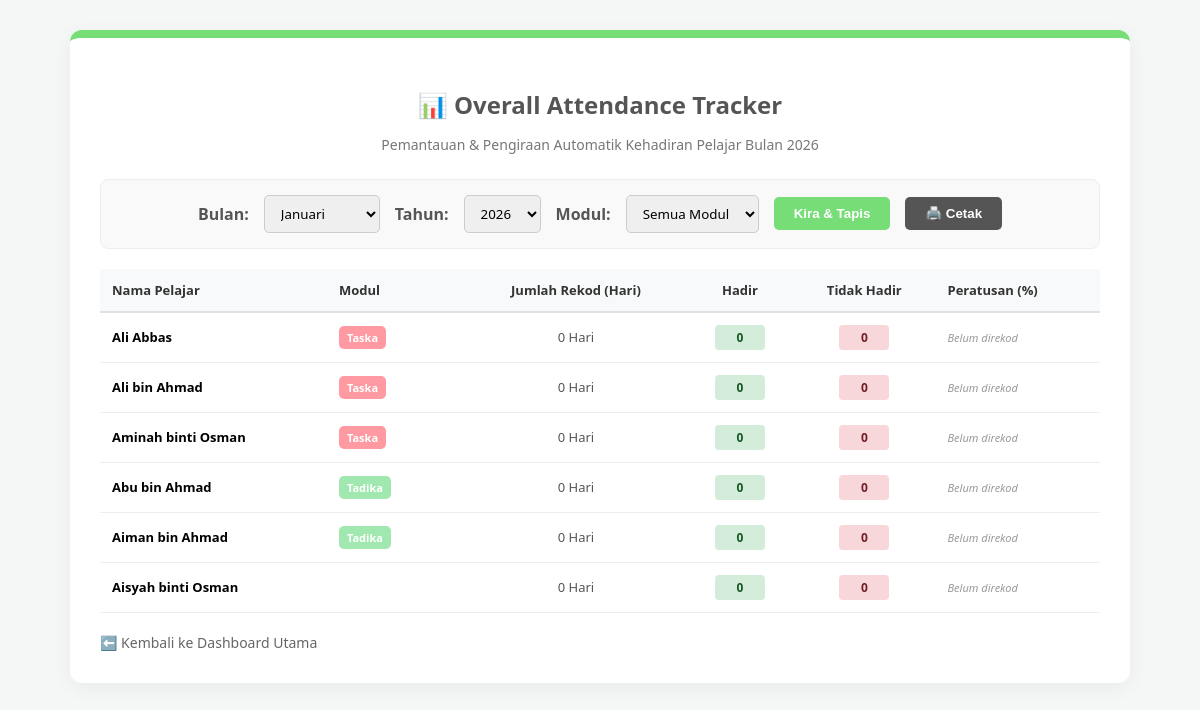
The app's page /senarai_kehadiran.php?month=2026-05-13 (signed in) with its own data.
### tables this page shows
CREATE TABLE `students` (
  `id` INT(11) NOT NULL AUTO_INCREMENT,
  `parent_id` INT(11) NOT NULL,
  `full_name` VARCHAR(100) NOT NULL,
  `mykid_number` VARCHAR(20) NOT NULL,
  `module` ENUM('Taska','Tadika','KAFA Care') NOT NULL,
  `health_record` TEXT DEFAULT NULL,
  `allergies` TEXT DEFAULT NULL,
  `status` ENUM('Active','Graduated','Withdrawn') DEFAULT 'Active',
  `created_at` TIMESTAMP NOT NULL DEFAULT CURRENT_TIMESTAMP,
  PRIMARY KEY (`id`),
  KEY `parent_id` (`parent_id`),
  CONSTRAINT `students_ibfk_1` FOREIGN KEY (`parent_id`) REFERENCES `parents` (`id`) ON DELETE CASCADE
);

### senarai_kehadiran.php (the view, shortened to what this page needs)
<?php
require 'db.php';
$filter_month = isset($_GET['month']) ? $_GET['month'] : date('m');
$filter_year = isset($_GET['year']) ? $_GET['year'] : date('Y');
$sql = "SELECT
            s.id,
            s.full_name,
            s.module,
            COUNT(a.id) AS total_days,
            SUM(CASE WHEN a.status = 'Present' THEN 1 ELSE 0 END) AS total_present,
            SUM(CASE WHEN a.status = 'Absent' THEN 1 ELSE 0 END) AS total_absent
        FROM students s
        LEFT JOIN attendance a ON s.id = a.student_id
            AND MONTH(a.date) = '$filter_month'
            AND YEAR(a.date) = '$filter_year'
        WHERE s.status = 'Active'";
$sql .= " GROUP BY s.id ORDER BY s.module, s.full_name ASC";
$result = $conn->query($sql);
$bulan_melayu = [
    '01' => 'Januari', '02' => 'Februari', '03' => 'Mac', '04' => 'April',
    '05' => 'Mei', '06' => 'Jun', '07' => 'Julai', '08' => 'Ogos',
    '09' => 'September', '10' => 'Oktober', '11' => 'November', '12' => 'Disember'
];
?>
<!DOCTYPE html>
<html lang="ms">
<head>
</head>
<body>
    <div class="container">
        <h2>📊 Overall Attendance Tracker</h2>
        <p class="subtitle">Pemantauan & Pengiraan Automatik Kehadiran Pelajar Bulan <?php echo $bulan_melayu[$filter_month]; ?> <?php echo $filter_year; ?></p>
        <form method="GET" action="senarai_kehadiran.php" class="filter-form">
            <label style="font-weight:bold; color:#555;">Bulan:</label>
            <select name="month">
                <?php foreach($bulan_melayu as $num => $name): ?>
                    <option value="<?php echo $num; ?>" <?php if($filter_month == $num) echo 'selected'; ?>><?php echo $name; ?></option>
                <?php endforeach; ?>
            </select>
            <label style="font-weight:bold; color:#555;">Tahun:</label>
            <select name="year">
                <?php for($y = 2024; $y <= date('Y')+1; $y++): ?>
                    <option value="<?php echo $y; ?>" <?php if($filter_year == $y) echo 'selected'; ?>><?php echo $y; ?></option>
                <?php endfor; ?>
            </select>
            <label style="font-weight:bold; color:#555;">Modul:</label>
            <select name="module">
                <option value="">Semua Modul</option>
            </select>
            <button type="submit" class="btn-filter">Kira & Tapis</button>
            <button type="button" onclick="window.print()" class="btn-filter" style="background: #555;">🖨️ Cetak</button>
        </form>
        <table>
            <thead>
                <tr>
                    <th>Nama Pelajar</th>
                    <th>Modul</th>
                    <th style="text-align:center;">Jumlah Rekod (Hari)</th>
                    <th style="text-align:center;">Hadir</th>
                    <th style="text-align:center;">Tidak Hadir</th>
                    <th>Peratusan (%)</th>
                </tr>
            </thead>
            <tbody>
                <?php if ($result->num_rows > 0): ?>
                    <?php while($row = $result->fetch_assoc()):
                        $tagClass = 'tag-' . strtolower(str_replace(' ', '', $row['module'] ?? ''));
                        $total_days = $row['total_days'];
                        $total_present = $row['total_present'] ?? 0;
                        $total_absent = $row['total_absent'] ?? 0;
                        $percentage = 0;
                        $barColor = '#2ecc71';
                        if ($percentage < 80) $barColor = '#f1c40f';
                        if ($percentage < 60) $barColor = '#e74c3c';
                    ?>
                        <tr>
                            <td style="font-weight:600;"><?php echo htmlspecialchars($row['full_name']); ?></td>
                            <td><span class="tag <?php echo $tagClass; ?>"><?php echo htmlspecialchars($row['module']); ?></span></td>
                            <td style="text-align:center; color:#555;"><?php echo $total_days; ?> Hari</td>
                            <td style="text-align:center;">
                                <span class="stat-box stat-present"><?php echo $total_present; ?></span>
                            </td>
                            <td style="text-align:center;">
                                <span class="stat-box stat-absent"><?php echo $total_absent; ?></span>
                            </td>
                            <td>
                                <?php if($total_days > 0): ?>
                                    <div class="progress-container">
                                        <div class="progress-bar" style="width: <?php echo $percentage; ?>%; background-color: <?php echo $barColor; ?>;"></div>
                                    </div>
                                    <span class="perc-text" style="color: <?php echo $barColor; ?>;"><?php echo $percentage; ?>%</span>
                                <?php else: ?>
                                    <span style="color:#999; font-style:italic; font-size:11px;">Belum direkod</span>
                                <?php endif; ?>
                            </td>
                        </tr>
                    <?php endwhile; ?>
                <?php else: ?>
                    <tr><td colspan="6" style="text-align:center; padding:30px; color:#999;">Tiada rekod pelajar aktif ditemui.</td></tr>
                <?php endif; ?>
            </tbody>
        </table>
        <a href="home.php" class="btn-back">⬅️ Kembali ke Dashboard Utama</a>
    </div>
</body>
</html>

### senarai_kehadiran.php (style rules this page uses)
body { font-family: 'Segoe UI', sans-serif; background-color: #f4f7f6; padding: 30px; margin: 0; }
.container { background: white; padding: 30px; border-radius: 12px; box-shadow: 0 5px 20px rgba(0,0,0,0.05); width: 100%; max-width: 1000px; margin: 0 auto; border-top: 8px solid #77dd77; }
h2 { color: #555; margin-bottom: 5px; text-align: center; }
p.subtitle { text-align: center; color: #777; margin-bottom: 25px; font-size: 14px; }
.filter-form { background: #f9f9f9; padding: 15px; border-radius: 8px; border: 1px solid #eee; display: flex; gap: 15px; align-items: center; justify-content: center; margin-bottom: 20px; }
select { padding: 8px 12px; border-radius: 5px; border: 1px solid #ccc; font-family: inherit; }
.btn-filter { background: #77dd77; color: white; border: none; padding: 9px 20px; border-radius: 5px; font-weight: bold; cursor: pointer; }
table { width: 100%; border-collapse: collapse; font-size: 13px; }
th { background-color: #f8f9fa; padding: 12px; text-align: left; border-bottom: 2px solid #dee2e6; color: #333; }
td { padding: 12px; border-bottom: 1px solid #eee; vertical-align: middle; }
.tag { padding: 4px 8px; border-radius: 5px; font-size: 11px; color: white; font-weight: bold; }
.tag-taska { background: #ff9aa2; }
.tag-tadika { background: #a0e8af; }
.stat-box { display: inline-block; padding: 4px 10px; border-radius: 4px; font-weight: bold; font-size: 12px; text-align: center; min-width: 30px; }
.stat-present { background: #d4edda; color: #155724; }
.stat-absent { background: #f8d7da; color: #721c24; }
.btn-back { display: inline-block; margin-top: 20px; text-decoration: none; color: #666; font-size: 14px; }

### records on screen
students: full_name "Ali Abbas", module "Taska", total_days "0", total_present "0", total_absent "0"
students: full_name "Ali bin Ahmad", module "Taska", total_days "0", total_present "0", total_absent "0"
students: full_name "Aminah binti Osman", module "Taska", total_days "0", total_present "0", total_absent "0"
students: full_name "Abu bin Ahmad", module "Tadika", total_days "0", total_present "0", total_absent "0"
students: full_name "Aiman bin Ahmad", module "Tadika", total_days "0", total_present "0", total_absent "0"
students: full_name "Aisyah binti Osman", total_days "0", total_present "0", total_absent "0"

### other values on screen
$filter_year "2026"
form field month "Januari"
form field year "2026"
